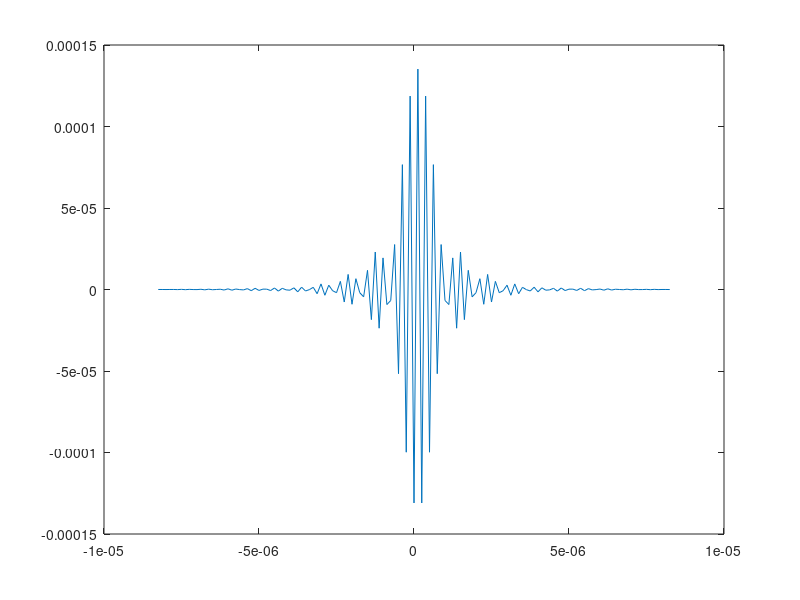
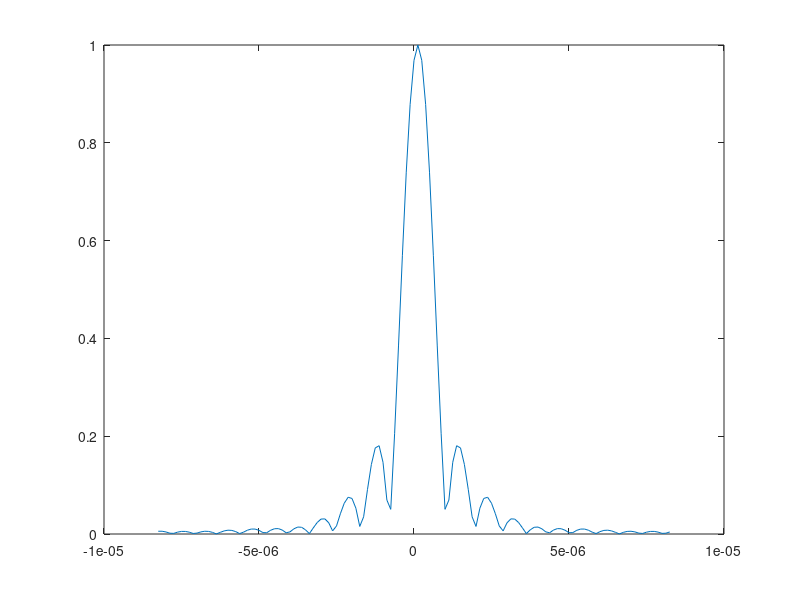
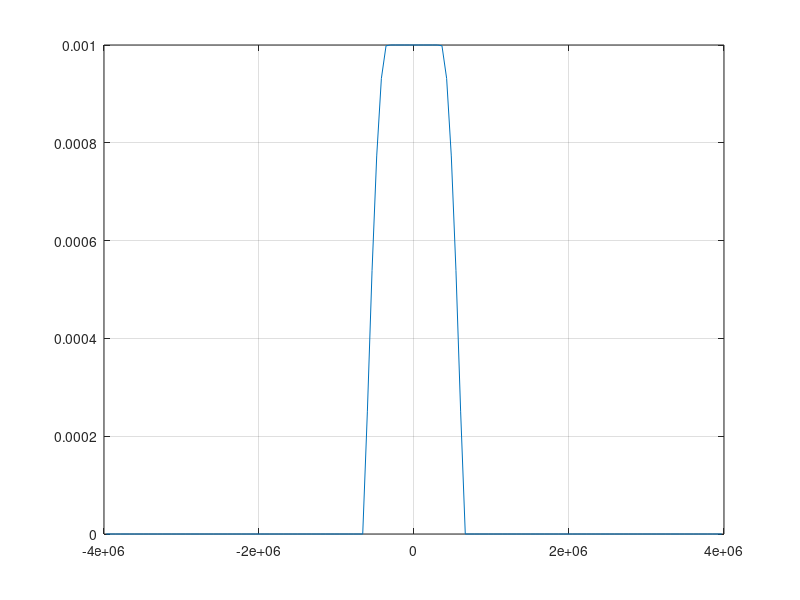

MATLAB code for these plots, in order:
Fsymbol = 1e6;
beta = 0.3;
RRCTaps = 133;
Fsampling = 8e6;

Delta_t = 1/Fsampling;
t = (-(RRCTaps -1)/2:(RRCTaps -1)/2)*Delta_t;

stepOffset = (1/RRCTaps)*Fsampling;
highestFreq = stepOffset*(RRCTaps -1)/2;
freqGrid = linspace(-highestFreq,highestFreq-1,RRCTaps);  % We need an uneven number of samples for matlab

interval_3_1 = freqGrid(abs(freqGrid)> (1+beta)*Fsymbol/2  & freqGrid<0);
H1 = zeros(size(interval_3_1));
H = H1;
interval_2_1 = freqGrid((1-beta)*Fsymbol/2 < abs(freqGrid) & abs(freqGrid)<= (1+beta)*Fsymbol/2 & freqGrid<0);
H1 = (1 + cos(pi*(abs(interval_2_1)-(1-beta)*Fsymbol/2)/(Fsymbol*beta)))/(Fsymbol*2);
H = [H,H1];
interval_1_1 = freqGrid(abs(freqGrid)<= (1-beta)*Fsymbol/2 );
H1 = ones(size(interval_1_1))/Fsymbol;
H = [H,H1];

interval_2_2 = freqGrid((1-beta)*Fsymbol/2 < abs(freqGrid) & abs(freqGrid)<= (1+beta)*Fsymbol/2 & freqGrid>0);
H1 = (1 + cos(pi*(abs(interval_2_2)-(1-beta)*Fsymbol/2)/(Fsymbol*beta)))/(Fsymbol*2);
H = [H,H1];
interval_3_2 = freqGrid(abs(freqGrid)> (1+beta)*Fsymbol/2  & freqGrid>=0);
H1 = zeros(size(interval_3_2));
H = [H,H1];
H = complex(H);
%H = H + zeros(size(H)).*1i;
H = sqrt(H);

%h = ifft(H,'symmetric');
h = ifft(H);
h = ifftshift(h);
%size(h)
figure('Name','real h(t)');
plot(t,h)
%fvtool(h);
h = abs(h)/max(abs(h));
figure('Name','h(t)');
plot(t,h)
figure('Name','H(f)');
plot(freqGrid,H)
grid on;

